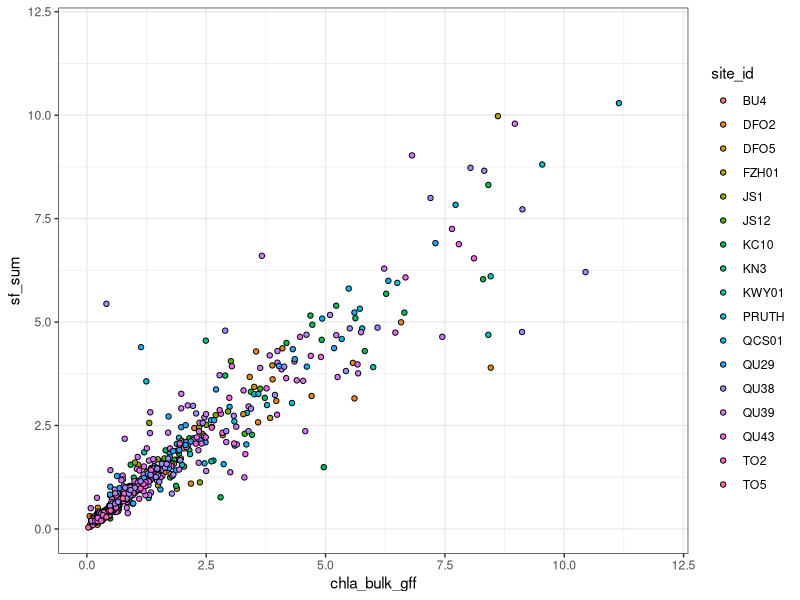
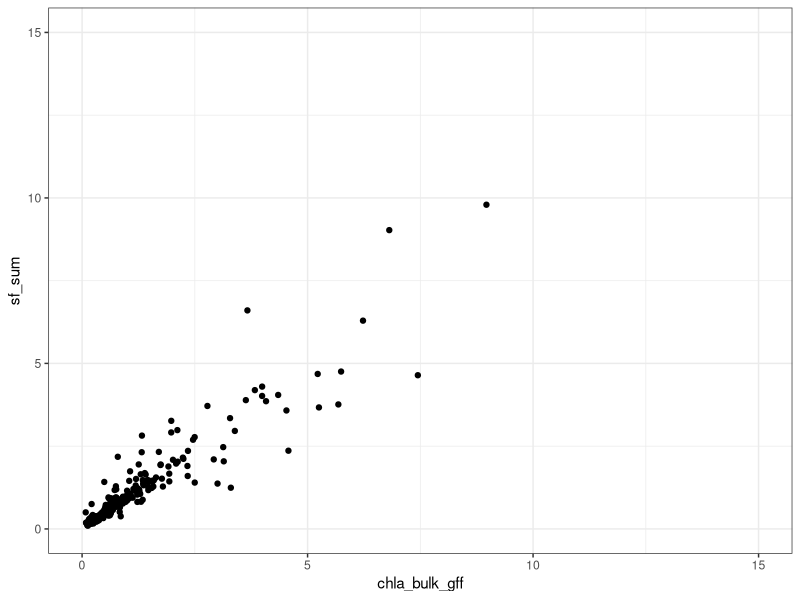
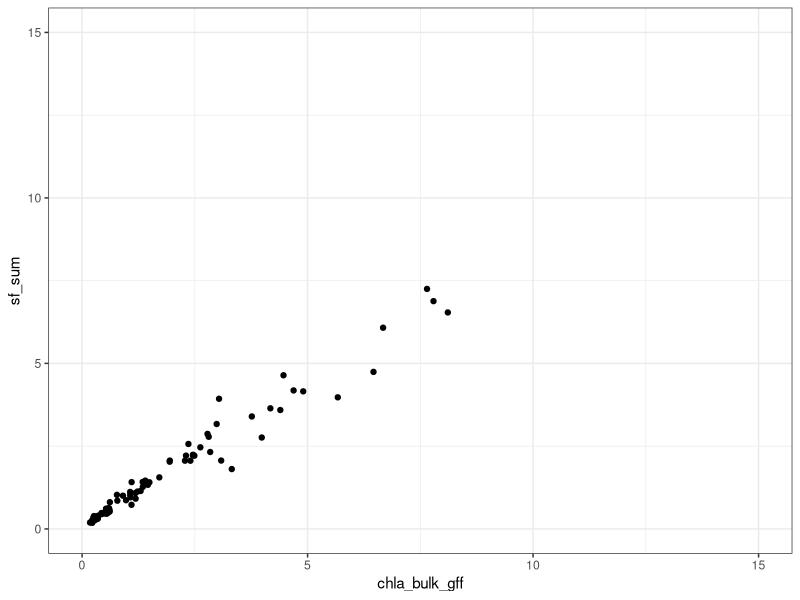
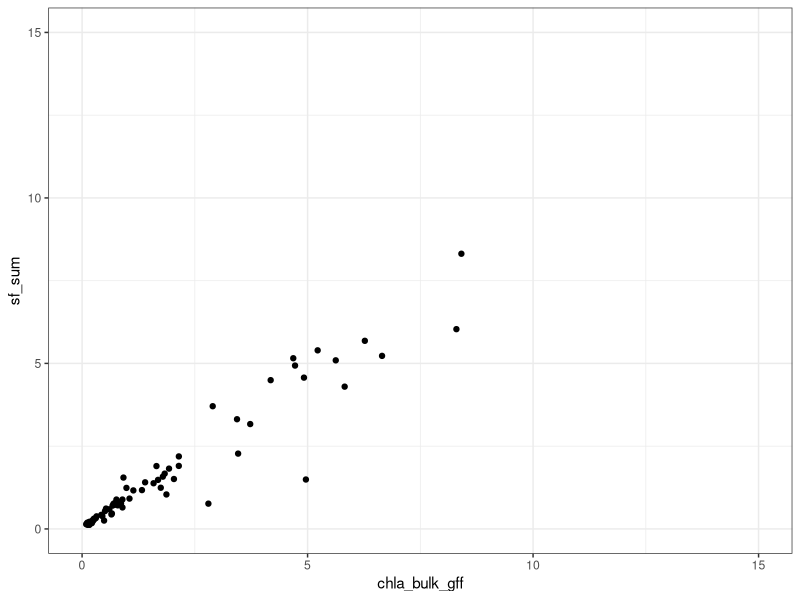
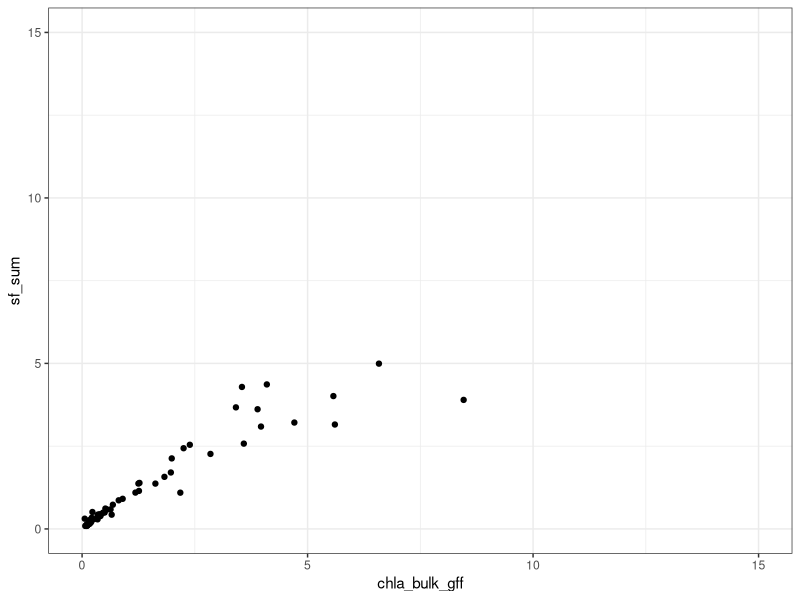
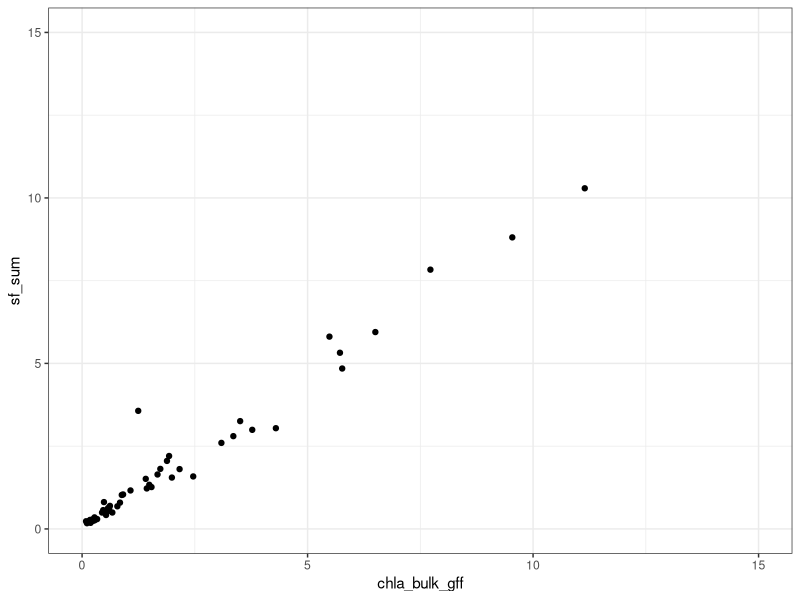
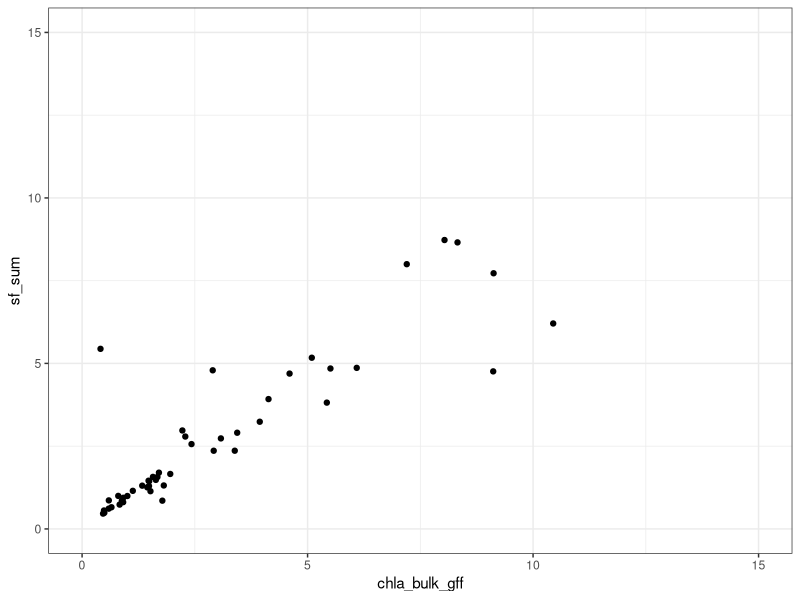
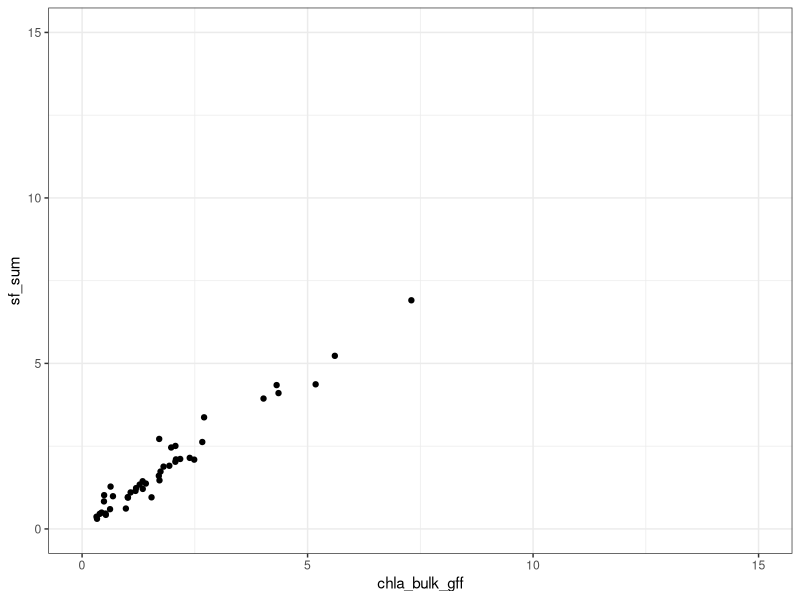

R code for these plots, in order:
## ---- chunk 1
#Load packages

library(tidyverse)
library(here)
## ---- chunk 2
#Upload dataset
c <- read_csv(here("files", "erddap_2021-01-11.csv"))

#Drop second row that contains units
c <- c[-c(1), ]

## ---- chunk 3
#Creating size_fractionated sum column for comparison with bulk 

#Converting columns with concentrations from character to numeric - were uploaded as character because of row that contained units
c[ ,12:23] <- sapply(c[ ,12:23], as.numeric)

#Calculating size fractionated sum. This calculation ignores NAs, which is good because non-complete size fraction sets will not be included in comparisons
c <- c %>% 
  mutate(sf_sum = chla_20um + chla_3_20um + chla_gff_3um)

#Making a date column with h:m:s
c <- c %>% 
  mutate(date = lubridate::date(time)) %>% 
  relocate(date, .after = time)
## ---- chunk 4
#Looking into what sites and stations comprise the dataset.

sites <- c %>% 
  group_by(site_id) %>% 
  summarise(n_site = n())

#Looking into numbers of each filter type for each station - which stations collect size-fractionated samples?
# c_long <- c %>% 
#   select(work_area:date, chla_20um, chla_3_20um, chla_gff_3um:chla_bulk_gff) %>% 
#   pivot_longer(cols = c(chla_20um:chla_bulk_gff), names_to = "filter_type",
#                values_to = "chla")
# 
# n_filt <- c_long %>% 
#   filter(is.na(chla)) %>% 
#   group_by(site_id, filter_type) %>% 
#   summarise(n_filt = n()) %>% 
#   ungroup() %>% 
#   pivot_wider(names_from = filter_type, values_from = n_filt) %>% 
#   relocate(chla_bulk_gff, .after = chla_gff_3um)

survey <- c %>% 
  distinct(survey)

site_survey <- c %>% 
  distinct(site_id, survey)

ns <- c %>% 
  filter(survey == "MACRO_MGEO" | survey == "MACRO_MGEO,KWAK" | 
           survey == "MACRO_MGEO,QCS_V2" | survey == "QCS_V2,MACRO_MGEO")

#Want to find the earliest and latest date in data-set. 
date <- c %>% 
  summarise(min_date = min(date),
            max_date = max(date))

## ---- chunk 5
#Things that have come up

#1 - Nearshore and Johnstone Strait stations showing up
#2 - Do we keep SF samples where concentrations are missing from a filter?

## ---- chunk 6
#Scatter looking at bulk chlorophyll versus size_fractionated sum
c %>%
  filter(!is.na(sf_sum)) %>% 
  ggplot(aes(x = chla_bulk_gff, y = sf_sum, fill = site_id)) + 
  geom_point(pch = 21) +
  xlim(0, 12) +
  ylim(0, 12) +
  theme_bw()

c %>%
  filter(!is.na(sf_sum) & site_id == "QU39") %>% 
  ggplot(aes(x = chla_bulk_gff, y = sf_sum)) + 
  geom_point() +
  xlim(0, 15) +
  ylim(0, 15) +
  theme_bw()

c %>%
  filter(!is.na(sf_sum) & site_id == "QU43") %>% 
  ggplot(aes(x = chla_bulk_gff, y = sf_sum)) + 
  geom_point() +
  xlim(0, 15) +
  ylim(0, 15) +
  theme_bw()

c %>%
  filter(!is.na(sf_sum) & site_id == "KC10") %>% 
  ggplot(aes(x = chla_bulk_gff, y = sf_sum)) + 
  geom_point() +
  xlim(0, 15) +
  ylim(0, 15) +
  theme_bw()

c %>%
  filter(!is.na(sf_sum) & site_id == "DFO2") %>% 
  ggplot(aes(x = chla_bulk_gff, y = sf_sum)) + 
  geom_point() +
  xlim(0, 15) +
  ylim(0, 15) +
  theme_bw()

c %>%
  filter(!is.na(sf_sum) & site_id == "PRUTH") %>% 
  ggplot(aes(x = chla_bulk_gff, y = sf_sum)) + 
  geom_point() +
  xlim(0, 15) +
  ylim(0, 15) +
  theme_bw()

c %>%
  filter(!is.na(sf_sum) & site_id == "QU38") %>% 
  ggplot(aes(x = chla_bulk_gff, y = sf_sum)) + 
  geom_point() +
  xlim(0, 15) +
  ylim(0, 15) +
  theme_bw()

c %>%
  filter(!is.na(sf_sum) & site_id == "QU29") %>% 
  ggplot(aes(x = chla_bulk_gff, y = sf_sum)) + 
  geom_point() +
  xlim(0, 15) +
  ylim(0, 15) +
  theme_bw()

c %>%
  filter(!is.na(sf_sum) & site_id == "FZH01") %>% 
  ggplot(aes(x = chla_bulk_gff, y = sf_sum)) + 
  geom_point() +
  xlim(0, 15) +
  ylim(0, 15) +
  theme_bw()

c %>%
  filter(!is.na(sf_sum) & site_id == "QCS01") %>% 
  ggplot(aes(x = chla_bulk_gff, y = sf_sum)) + 
  geom_point() +
  xlim(0, 15) +
  ylim(0, 15) +
  theme_bw()

c %>%
  filter(!is.na(sf_sum) & site_id == "DFO5") %>% 
  ggplot(aes(x = chla_bulk_gff, y = sf_sum)) + 
  geom_point() +
  xlim(0, 15) +
  ylim(0, 15) +
  theme_bw()

c %>%
  filter(!is.na(sf_sum) & site_id == "JS12") %>% 
  ggplot(aes(x = chla_bulk_gff, y = sf_sum)) + 
  geom_point() +
  xlim(0, 15) +
  ylim(0, 15) +
  theme_bw()

c %>%
  filter(!is.na(sf_sum) & site_id == "JS1") %>% 
  ggplot(aes(x = chla_bulk_gff, y = sf_sum)) + 
  geom_point() +
  xlim(0, 15) +
  ylim(0, 15) +
  theme_bw()

c %>%
  filter(!is.na(sf_sum) & site_id == "NBCH01") %>% 
  ggplot(aes(x = chla_bulk_gff, y = sf_sum)) + 
  geom_point() +
  xlim(0, 15) +
  ylim(0, 15) +
  theme_bw()
